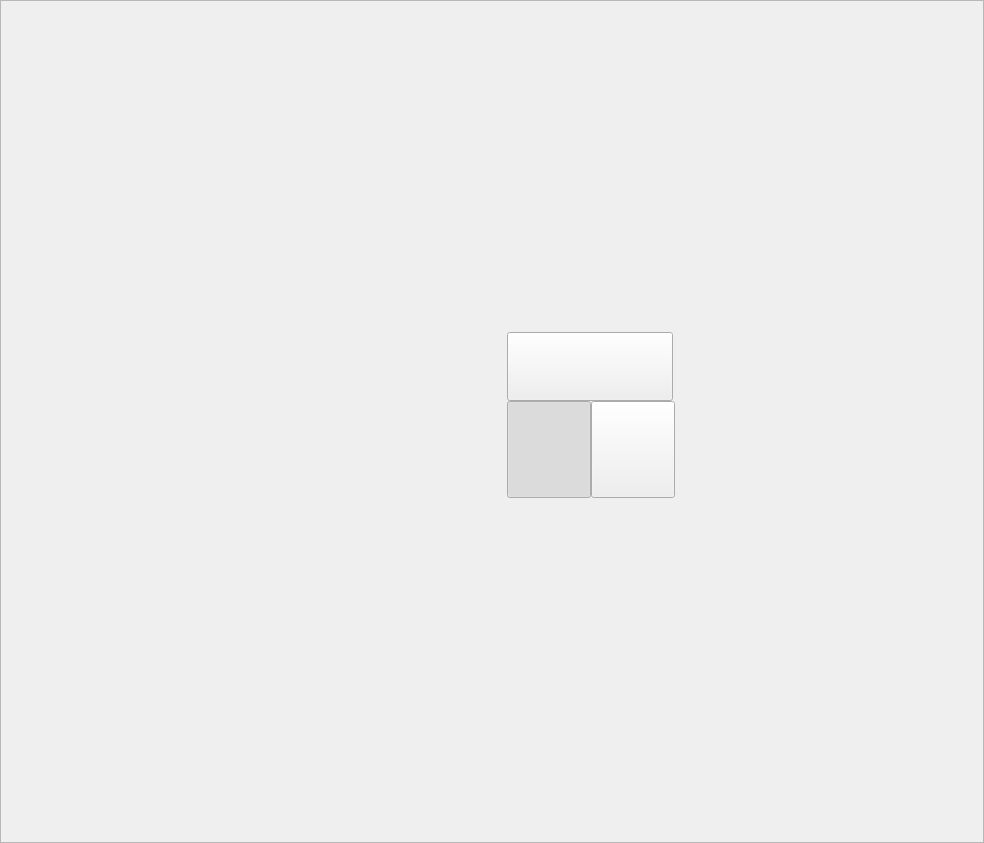
<?xml version="1.0" encoding="UTF-8"?>
<ui version="4.0">
 <class>wgtReagentPanel</class>
 <widget class="QWidget" name="wgtReagentPanel">
  <property name="geometry">
   <rect>
    <x>0</x>
    <y>0</y>
    <width>984</width>
    <height>843</height>
   </rect>
  </property>
  <property name="windowTitle">
   <string>Form</string>
  </property>
  <widget class="QFrame" name="frmBg">
   <property name="geometry">
    <rect>
     <x>0</x>
     <y>0</y>
     <width>984</width>
     <height>843</height>
    </rect>
   </property>
   <property name="styleSheet">
    <string notr="true">QFrame#frmBg{border-image: url(:/image/reagentpanel_bg.png);}</string>
   </property>
   <property name="frameShape">
    <enum>QFrame::StyledPanel</enum>
   </property>
   <property name="frameShadow">
    <enum>QFrame::Raised</enum>
   </property>
   <widget class="cusReagentHole" name="R_8" native="true">
    <property name="geometry">
     <rect>
      <x>625</x>
      <y>649</y>
      <width>86</width>
      <height>86</height>
     </rect>
    </property>
   </widget>
   <widget class="cusReagentHole" name="R_9" native="true">
    <property name="geometry">
     <rect>
      <x>498</x>
      <y>657</y>
      <width>86</width>
      <height>86</height>
     </rect>
    </property>
   </widget>
   <widget class="cusReagentHole" name="R_10" native="true">
    <property name="geometry">
     <rect>
      <x>373</x>
      <y>604</y>
      <width>86</width>
      <height>86</height>
     </rect>
    </property>
   </widget>
   <widget class="cusReagentHole" name="R_11" native="true">
    <property name="geometry">
     <rect>
      <x>288</x>
      <y>507</y>
      <width>86</width>
      <height>86</height>
     </rect>
    </property>
   </widget>
   <widget class="cusReagentHole" name="SD_4" native="true">
    <property name="geometry">
     <rect>
      <x>80</x>
      <y>530</y>
      <width>86</width>
      <height>86</height>
     </rect>
    </property>
   </widget>
   <widget class="cusReagentHole" name="SD_3" native="true">
    <property name="geometry">
     <rect>
      <x>61</x>
      <y>441</y>
      <width>86</width>
      <height>86</height>
     </rect>
    </property>
   </widget>
   <widget class="cusReagentHole" name="SD_2" native="true">
    <property name="geometry">
     <rect>
      <x>59</x>
      <y>352</y>
      <width>86</width>
      <height>86</height>
     </rect>
    </property>
   </widget>
   <widget class="cusReagentHole" name="SD_1" native="true">
    <property name="geometry">
     <rect>
      <x>72</x>
      <y>263</y>
      <width>86</width>
      <height>86</height>
     </rect>
    </property>
   </widget>
   <widget class="cusReagentHole" name="R_16" native="true">
    <property name="geometry">
     <rect>
      <x>700</x>
      <y>314</y>
      <width>86</width>
      <height>86</height>
     </rect>
    </property>
   </widget>
   <widget class="cusReagentHole" name="R_17" native="true">
    <property name="geometry">
     <rect>
      <x>683</x>
      <y>467</y>
      <width>86</width>
      <height>86</height>
     </rect>
    </property>
   </widget>
   <widget class="cusReagentHole" name="R_12" native="true">
    <property name="geometry">
     <rect>
      <x>255</x>
      <y>396</y>
      <width>86</width>
      <height>86</height>
     </rect>
    </property>
   </widget>
   <widget class="cusReagentHole" name="R_13" native="true">
    <property name="geometry">
     <rect>
      <x>274</x>
      <y>264</y>
      <width>86</width>
      <height>86</height>
     </rect>
    </property>
   </widget>
   <widget class="cusReagentHole" name="R_18" native="true">
    <property name="geometry">
     <rect>
      <x>527</x>
      <y>535</y>
      <width>86</width>
      <height>86</height>
     </rect>
    </property>
   </widget>
   <widget class="cusReagentHole" name="R_19" native="true">
    <property name="geometry">
     <rect>
      <x>393</x>
      <y>427</y>
      <width>86</width>
      <height>86</height>
     </rect>
    </property>
   </widget>
   <widget class="cusReagentHole" name="R_20" native="true">
    <property name="geometry">
     <rect>
      <x>419</x>
      <y>272</y>
      <width>86</width>
      <height>86</height>
     </rect>
    </property>
   </widget>
   <widget class="cusReagentHole" name="R_14" native="true">
    <property name="geometry">
     <rect>
      <x>352</x>
      <y>154</y>
      <width>86</width>
      <height>86</height>
     </rect>
    </property>
   </widget>
   <widget class="cusReagentHole" name="R_1" native="true">
    <property name="geometry">
     <rect>
      <x>464</x>
      <y>91</y>
      <width>86</width>
      <height>86</height>
     </rect>
    </property>
   </widget>
   <widget class="cusReagentHole" name="R_2" native="true">
    <property name="geometry">
     <rect>
      <x>595</x>
      <y>82</y>
      <width>86</width>
      <height>86</height>
     </rect>
    </property>
   </widget>
   <widget class="cusReagentHole" name="R_15" native="true">
    <property name="geometry">
     <rect>
      <x>564</x>
      <y>210</y>
      <width>86</width>
      <height>86</height>
     </rect>
    </property>
   </widget>
   <widget class="cusReagentHole" name="R_3" native="true">
    <property name="geometry">
     <rect>
      <x>714</x>
      <y>135</y>
      <width>86</width>
      <height>86</height>
     </rect>
    </property>
   </widget>
   <widget class="cusReagentHole" name="R_4" native="true">
    <property name="geometry">
     <rect>
      <x>800</x>
      <y>232</y>
      <width>86</width>
      <height>86</height>
     </rect>
    </property>
   </widget>
   <widget class="cusReagentHole" name="R_5" native="true">
    <property name="geometry">
     <rect>
      <x>836</x>
      <y>354</y>
      <width>86</width>
      <height>86</height>
     </rect>
    </property>
   </widget>
   <widget class="cusReagentHole" name="R_6" native="true">
    <property name="geometry">
     <rect>
      <x>818</x>
      <y>473</y>
      <width>86</width>
      <height>86</height>
     </rect>
    </property>
   </widget>
   <widget class="cusReagentHole" name="R_7" native="true">
    <property name="geometry">
     <rect>
      <x>741</x>
      <y>583</y>
      <width>86</width>
      <height>86</height>
     </rect>
    </property>
   </widget>
   <widget class="QPushButton" name="btnDisplayKeepTime">
    <property name="geometry">
     <rect>
      <x>507</x>
      <y>332</y>
      <width>166</width>
      <height>69</height>
     </rect>
    </property>
    <property name="styleSheet">
     <string notr="true">.QPushButton{
border-image: url(:/image/rdisplay_keep_normal.png);
}
.QPushButton:checked {
border-image: url(:/image/rdisplay_keep_checked.png);
}</string>
    </property>
    <property name="text">
     <string/>
    </property>
    <property name="checkable">
     <bool>true</bool>
    </property>
    <property name="autoExclusive">
     <bool>true</bool>
    </property>
   </widget>
   <widget class="QPushButton" name="btnDisplayAmount">
    <property name="geometry">
     <rect>
      <x>507</x>
      <y>401</y>
      <width>84</width>
      <height>97</height>
     </rect>
    </property>
    <property name="styleSheet">
     <string notr="true">.QPushButton{
border-image: url(:/image/rdisplay_amount_normal.png);
}
.QPushButton:checked {
border-image: url(:/image/rdisplay_amount_checked.png);
}</string>
    </property>
    <property name="text">
     <string/>
    </property>
    <property name="checkable">
     <bool>true</bool>
    </property>
    <property name="checked">
     <bool>true</bool>
    </property>
    <property name="autoExclusive">
     <bool>true</bool>
    </property>
   </widget>
   <widget class="QPushButton" name="btnDisplayTime">
    <property name="geometry">
     <rect>
      <x>591</x>
      <y>401</y>
      <width>84</width>
      <height>97</height>
     </rect>
    </property>
    <property name="styleSheet">
     <string notr="true">.QPushButton{
border-image: url(:/image/rdisplay_time_normal.png);
}
.QPushButton:checked {
border-image: url(:/image/rdisplay_time_checked.png);
}</string>
    </property>
    <property name="text">
     <string/>
    </property>
    <property name="checkable">
     <bool>true</bool>
    </property>
    <property name="autoExclusive">
     <bool>true</bool>
    </property>
   </widget>
  </widget>
 </widget>
 <customwidgets>
  <customwidget>
   <class>cusReagentHole</class>
   <extends>QWidget</extends>
   <header>cusreagenthole.h</header>
   <container>1</container>
  </customwidget>
 </customwidgets>
 <resources/>
 <connections/>
</ui>
